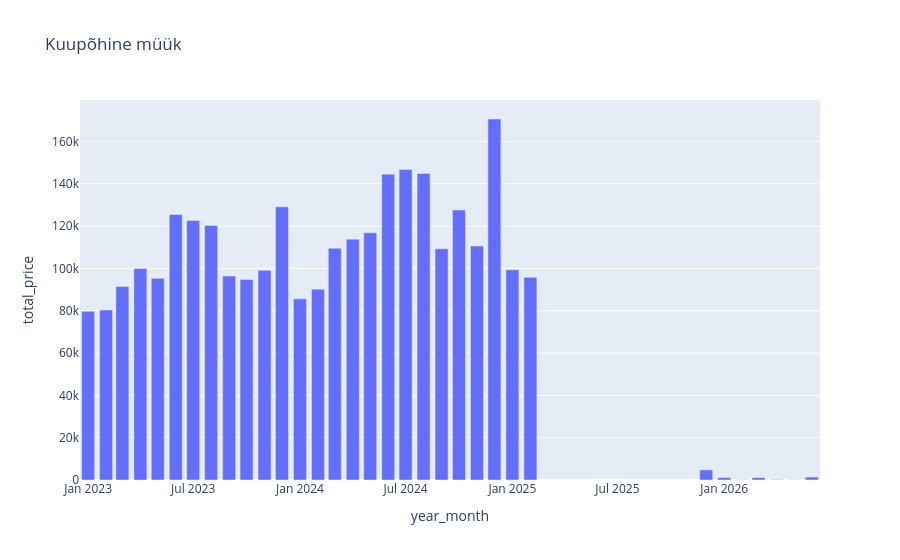

Write notebook code for a chart like this one.
### Code cell
fig = px.bar(
    monthly_sales,
    x="year_month",
    y="total_price",
    title="Kuupõhine müük"
)
fig.show()

### Figure 1 — Plotly figure (JSON) as saved in the notebook; plotly's stock layout.template omitted (floating-point values rounded to 4 significant figures)
{"data": [{"hovertemplate": "year_month=%{x}<br>total_price=%{y}<extra></extra>", "legendgroup": "", "marker": {"color": "#636efa", "pattern": {"shape": ""}}, "name": "", "orientation": "v", "showlegend": false, "textposition": "auto", "type": "bar", "x": ["2023-01", "2023-02", "2023-03", "2023-04", "2023-05", "2023-06", "2023-07", "2023-08", "2023-09", "2023-10", "2023-11", "2023-12", "2024-01", "2024-02", "2024-03", "2024-04", "2024-05", "2024-06", "2024-07", "2024-08", "2024-09", "2024-10", "2024-11", "2024-12", "2025-01", "2025-02", "2025-12", "2026-01", "2026-02", "2026-03", "2026-04", "2026-05", "2026-06"], "xaxis": "x", "y": [79740.0, 80350.0, 91500.0, 99910.0, 95320.0, 125500.0, 122700.0, 120300.0, 96390.0, 94810.0, 99100.0, 129100.0, 85620.0, 90180.0, 109600.0, 113800.0, 116800.0, 144600.0, 146800.0, 144900.0, 109300.0, 127600.0, 110600.0, 170600.0, 99420.0, 95780.0, 4774.0, 1192.0, 84.41, 1129.0, 200.8, 77.6, 1409.0], "yaxis": "y"}], "layout": {"barmode": "relative", "legend": {"tracegroupgap": 0}, "title": {"text": "Kuupõhine müük"}, "xaxis": {"anchor": "y", "domain": [0, 1], "title": {"text": "year_month"}}, "yaxis": {"anchor": "x", "domain": [0, 1], "title": {"text": "total_price"}}}}
